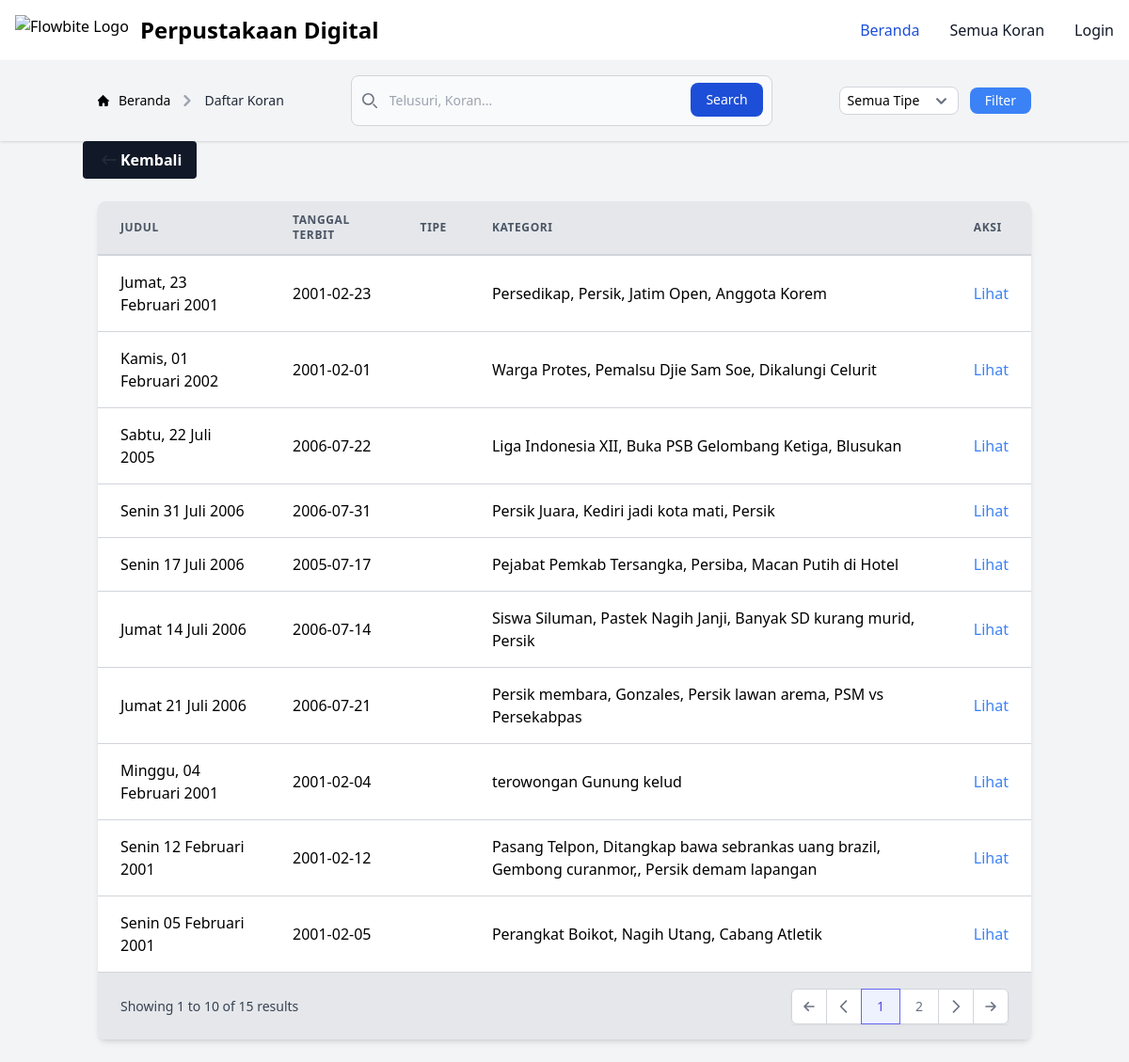
The page /user/all_newspaper.php on the database as committed earlier.
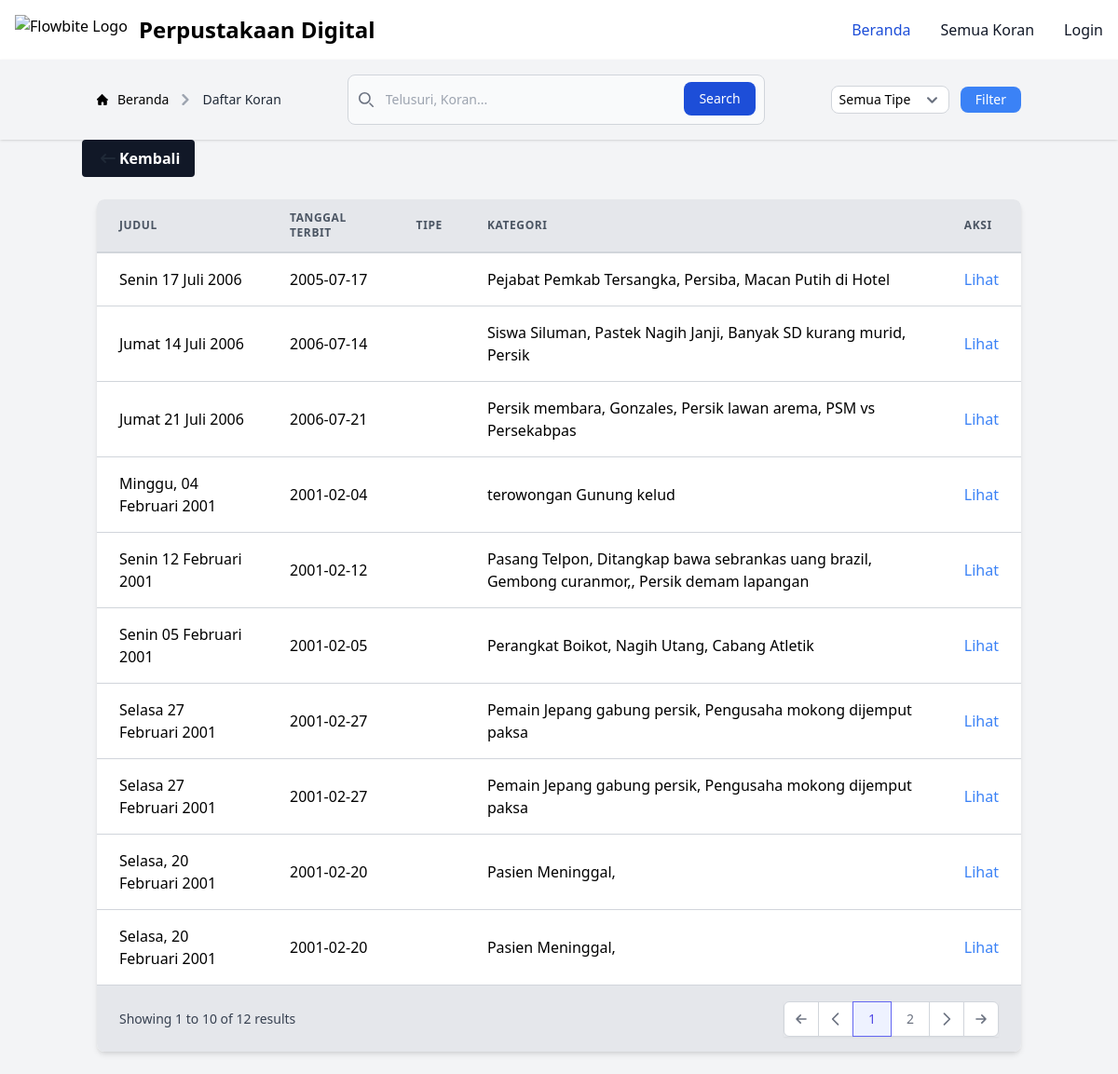
The same page on the database as committed later.
### tables this page shows
CREATE TABLE `newspapers` (
  `id` int(11) NOT NULL,
  `title` varchar(255) NOT NULL,
  `publication_date` date NOT NULL,
  `category` varchar(100) DEFAULT NULL,
  `thumbnail` varchar(255) DEFAULT NULL,
  `pdf_file` varchar(255) NOT NULL,
  `created_at` timestamp NOT NULL DEFAULT current_timestamp(),
  `newspaper_type` varchar(255) DEFAULT NULL
);

### user/all_newspaper.php (the view, shortened to what the changed rows need)
<?php
require '../config.php';
$itemsPerPage = 10;
$page = isset($_GET['page']) ? (int)$_GET['page'] : 1;
$offset = ($page - 1) * $itemsPerPage;
$newspaperType = isset($_GET['newspaper_type']) ? $_GET['newspaper_type'] : '';
if ($newspaperType) {
    $stmt = $pdo->prepare('SELECT COUNT(*) FROM newspapers WHERE newspaper_type = ?');
    $stmt->execute([$newspaperType]);
} else {
    $stmt = $pdo->prepare('SELECT COUNT(*) FROM newspapers');
    $stmt->execute();
}
$totalItems = $stmt->fetchColumn();
$totalPages = ceil($totalItems / $itemsPerPage);
if ($newspaperType) {
    $stmt = $pdo->prepare('SELECT * FROM newspapers WHERE newspaper_type = ? LIMIT ? OFFSET ?');
    $stmt->execute([$newspaperType, $itemsPerPage, $offset]);
} else {
    $stmt = $pdo->prepare('SELECT * FROM newspapers LIMIT ? OFFSET ?');
    $stmt->execute([$itemsPerPage, $offset]);
}
$newspapers = $stmt->fetchAll(PDO::FETCH_ASSOC);
?>
<!DOCTYPE html>
<html lang="en">
<head>
    <script src="https://cdn.tailwindcss.com"></script>
    <link href="https://cdn.jsdelivr.net/npm/flowbite@2.4.1/dist/flowbite.min.css" rel="stylesheet" />
</head>
<body class="bg-gray-100">
    <div class="container mx-auto px-4 py-6">
        <div class="bg-white shadow-md rounded-lg overflow-hidden">
            <div class="overflow-x-auto">
                <table class="min-w-full bg-white">
                    <thead>
                        <tr>
                            <th
                                class="px-6 py-3 border-b-2 border-gray-300 bg-gray-200 text-left text-xs leading-4 text-gray-600 uppercase tracking-wider">
                                Judul</th>
                            <th
                                class="px-6 py-3 border-b-2 border-gray-300 bg-gray-200 text-left text-xs leading-4 text-gray-600 uppercase tracking-wider">
                                Tanggal Terbit</th>
                            <th
                                class="px-6 py-3 border-b-2 border-gray-300 bg-gray-200 text-left text-xs leading-4 text-gray-600 uppercase tracking-wider">
                                Tipe</th>
                            <th
                                class="px-6 py-3 border-b-2 border-gray-300 bg-gray-200 text-left text-xs leading-4 text-gray-600 uppercase tracking-wider">
                                Kategori</th>
                            <th
                                class="px-6 py-3 border-b-2 border-gray-300 bg-gray-200 text-left text-xs leading-4 text-gray-600 uppercase tracking-wider">
                                Aksi</th>
                        </tr>
                    </thead>
                    <tbody class="bg-white">
                        <?php foreach ($newspapers as $newspaper): ?>
                        <tr>
                            <td class="px-6 py-4 border-b border-gray-300">
                                <?php echo htmlspecialchars($newspaper['title']); ?></td>
                            <td class="px-6 py-4 border-b border-gray-300">
                                <?php echo htmlspecialchars($newspaper['publication_date']); ?></td>
                            <td class="px-6 py-4 border-b border-gray-300">
                                <?php echo htmlspecialchars($newspaper['newspaper_type']); ?></td>
                            <td class="px-6 py-4 border-b border-gray-300">
                                <?php echo htmlspecialchars($newspaper['category']); ?></td>
                            <td class="px-6 py-4 border-b border-gray-300">
                                <a href="view_newspaper.php?id=<?php echo $newspaper['id']; ?>"
                                    class="text-blue-500 hover:text-blue-700">Lihat</a>
                            </td>
                        </tr>
                        <?php endforeach; ?>
                    </tbody>
                </table>
            </div>
            <div class="px-6 py-4 border-t bg-gray-200">
                <div class="flex items-center justify-between">
                    <div class="hidden sm:flex-1 sm:flex sm:items-center sm:justify-between">
                        <div>
                            <p class="text-sm text-gray-700">
                                Showing
                                <span class="font-medium"><?php echo ($offset + 1); ?></span>
                                to
                                <span
                                    class="font-medium"><?php echo min($offset + $itemsPerPage, $totalItems); ?></span>
                                of
                                <span class="font-medium"><?php echo $totalItems; ?></span>
                                results
                            </p>
                        </div>
                        <div>
                            <nav class="relative z-0 inline-flex shadow-sm -space-x-px" aria-label="Pagination">
                                <a href="?page=1&newspaper_type=<?php echo $newspaperType; ?>"
                                    class="relative inline-flex items-center px-2 py-2 rounded-l-md border border-gray-300 bg-white text-sm font-medium text-gray-500 hover:bg-gray-50">
                                    <svg class="h-5 w-5" xmlns="http://www.w3.org/2000/svg" fill="none"
                                        viewBox="0 0 24 24" stroke="currentColor" aria-hidden="true">
                                        <path stroke-linecap="round" stroke-linejoin="round" stroke-width="2"
                                            d="M11 17l-5-5m0 0l5-5m-5 5h12" />
                                    </svg>
                                </a>
                                <a href="?page=<?php echo max($page - 1, 1); ?>&newspaper_type=<?php echo $newspaperType; ?>"
                                    class="relative inline-flex items-center px-2 py-2 border border-gray-300 bg-white text-sm font-medium text-gray-500 hover:bg-gray-50">
                                    <svg class="h-5 w-5" xmlns="http://www.w3.org/2000/svg" fill="none"
                                        viewBox="0 0 24 24" stroke="currentColor" aria-hidden="true">
                                        <path stroke-linecap="round" stroke-linejoin="round" stroke-width="2"
                                            d="M15 19l-7-7 7-7" />
                                    </svg>
                                </a>
                                <?php for ($i = 1; $i <= $totalPages; $i++): ?>
                                <a href="?page=<?php echo $i; ?>&newspaper_type=<?php echo $newspaperType; ?>"
                                    class="relative inline-flex items-center px-4 py-2 border <?php echo $page == $i ? 'z-10 bg-indigo-50 border-indigo-500 text-indigo-600' : 'bg-white border-gray-300 text-gray-500 hover:bg-gray-50'; ?> text-sm font-medium">
                                    <?php echo $i; ?>
                                </a>
                                <?php endfor; ?>
                                <a href="?page=<?php echo min($page + 1, $totalPages); ?>&newspaper_type=<?php echo $newspaperType; ?>"
                                    class="relative inline-flex items-center px-2 py-2 border border-gray-300 bg-white text-sm font-medium text-gray-500 hover:bg-gray-50">
                                    <svg class="h-5 w-5" xmlns="http://www.w3.org/2000/svg" fill="none"
                                        viewBox="0 0 24 24" stroke="currentColor" aria-hidden="true">
                                        <path stroke-linecap="round" stroke-linejoin="round" stroke-width="2"
                                            d="M9 5l7 7-7 7" />
                                    </svg>
                                </a>
                                <a href="?page=<?php echo $totalPages; ?>&newspaper_type=<?php echo $newspaperType; ?>"
                                    class="relative inline-flex items-center px-2 py-2 rounded-r-md border border-gray-300 bg-white text-sm font-medium text-gray-500 hover:bg-gray-50">
                                    <svg class="h-5 w-5" xmlns="http://www.w3.org/2000/svg" fill="none"
                                        viewBox="0 0 24 24" stroke="currentColor" aria-hidden="true">
                                        <path stroke-linecap="round" stroke-linejoin="round" stroke-width="2"
                                            d="M13 17l5-5m0 0l-5-5m5 5H6" />
                                    </svg>
                                </a>
                            </nav>
                        </div>
                    </div>
                </div>
            </div>
        </div>
    </div>
</body>
</html>

Rows that differ between the two databases and show on the page:
removed newspapers: title "Jumat, 23 Februari 2001", publication_date "2001-02-23", category "Persedikap, Persik, Jatim Open, Anggota Korem"
removed newspapers: title "Kamis, 01 Februari 2002", publication_date "2001-02-01", category "Warga Protes, Pemalsu Djie Sam Soe, Dikalungi Celurit"
removed newspapers: title "Sabtu, 22 Juli 2005", publication_date "2006-07-22", category "Liga Indonesia XII, Buka PSB Gelombang Ketiga, Blusukan"
removed newspapers: title "Senin 31 Juli 2006", publication_date "2006-07-31", category "Persik Juara, Kediri jadi kota mati, Persik"
now on this page (row unchanged): newspapers: title "Selasa 27 Februari 2001", publication_date "2001-02-27", category "Pemain Jepang gabung persik, Pengusaha mokong dijemput paksa"
now on this page (row unchanged): newspapers: title "Selasa 27 Februari 2001", publication_date "2001-02-27", category "Pemain Jepang gabung persik, Pengusaha mokong dijemput paksa"
now on this page (row unchanged): newspapers: title "Selasa, 20 Februari 2001", publication_date "2001-02-20", category "Pasien Meninggal,"
now on this page (row unchanged): newspapers: title "Selasa, 20 Februari 2001", publication_date "2001-02-20", category "Pasien Meninggal,"
Other text that changed with them:
$totalItems: "15" → "12"
